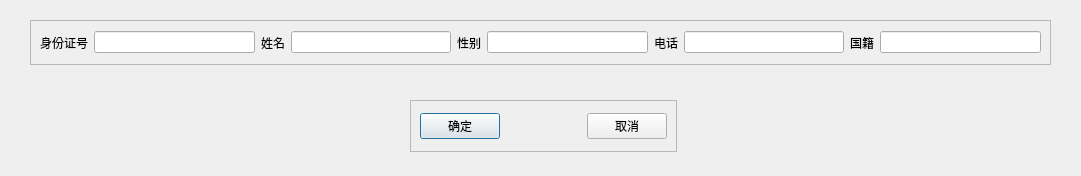
<?xml version="1.0" encoding="UTF-8"?>
<ui version="4.0">
 <class>Dialog</class>
 <widget class="QDialog" name="Dialog">
  <property name="geometry">
   <rect>
    <x>0</x>
    <y>0</y>
    <width>1081</width>
    <height>176</height>
   </rect>
  </property>
  <property name="windowTitle">
   <string>Dialog</string>
  </property>
  <widget class="QFrame" name="frame">
   <property name="geometry">
    <rect>
     <x>30</x>
     <y>20</y>
     <width>1021</width>
     <height>45</height>
    </rect>
   </property>
   <property name="frameShape">
    <enum>QFrame::StyledPanel</enum>
   </property>
   <property name="frameShadow">
    <enum>QFrame::Raised</enum>
   </property>
   <layout class="QHBoxLayout" name="horizontalLayout">
    <item>
     <widget class="QLabel" name="label_ID">
      <property name="text">
       <string>身份证号</string>
      </property>
     </widget>
    </item>
    <item>
     <widget class="QLineEdit" name="lineEdit_ID"/>
    </item>
    <item>
     <widget class="QLabel" name="label_name">
      <property name="text">
       <string>姓名</string>
      </property>
     </widget>
    </item>
    <item>
     <widget class="QLineEdit" name="lineEdit_name"/>
    </item>
    <item>
     <widget class="QLabel" name="label_sex">
      <property name="text">
       <string>性别</string>
      </property>
     </widget>
    </item>
    <item>
     <widget class="QLineEdit" name="lineEdit_sex"/>
    </item>
    <item>
     <widget class="QLabel" name="label_tel">
      <property name="text">
       <string>电话</string>
      </property>
     </widget>
    </item>
    <item>
     <widget class="QLineEdit" name="lineEdit_tel"/>
    </item>
    <item>
     <widget class="QLabel" name="label_nationality">
      <property name="text">
       <string>国籍</string>
      </property>
     </widget>
    </item>
    <item>
     <widget class="QLineEdit" name="lineEdit_nationality"/>
    </item>
   </layout>
  </widget>
  <widget class="QFrame" name="frame_2">
   <property name="geometry">
    <rect>
     <x>410</x>
     <y>100</y>
     <width>267</width>
     <height>52</height>
    </rect>
   </property>
   <property name="frameShape">
    <enum>QFrame::StyledPanel</enum>
   </property>
   <property name="frameShadow">
    <enum>QFrame::Raised</enum>
   </property>
   <layout class="QHBoxLayout" name="horizontalLayout_2">
    <item>
     <widget class="QPushButton" name="pushButton_ok">
      <property name="text">
       <string>确定</string>
      </property>
     </widget>
    </item>
    <item>
     <spacer name="horizontalSpacer">
      <property name="orientation">
       <enum>Qt::Horizontal</enum>
      </property>
      <property name="sizeHint" stdset="0">
       <size>
        <width>40</width>
        <height>20</height>
       </size>
      </property>
     </spacer>
    </item>
    <item>
     <widget class="QPushButton" name="pushButton_cancel">
      <property name="text">
       <string>取消</string>
      </property>
     </widget>
    </item>
   </layout>
  </widget>
 </widget>
 <resources/>
 <connections/>
</ui>
